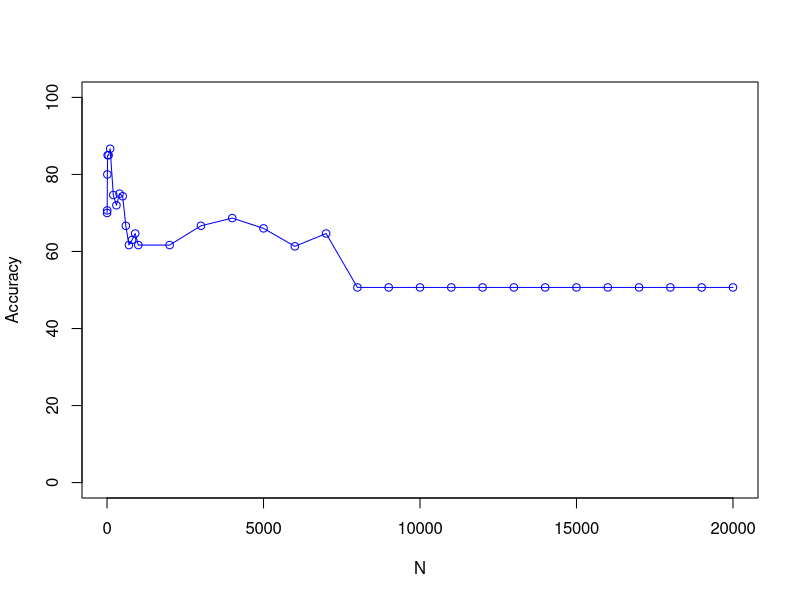

Generate this figure with R:
 x <- c(1, 5, 10, 20, 50, 100, 200, 300, 400, 500, 600, 700, 800, 900, 1000, 2000, 3000, 4000, 5000, 6000, 7000, 8000, 9000, 10000, 11000, 12000, 13000, 14000, 15000, 16000, 17000, 18000, 19000, 20000)
 y <- c(70.0, 70.66666666666667, 80.0, 85.0, 85.0, 86.66666666666667, 74.66666666666667, 72.0, 75.0, 74.33333333333333, 66.66666666666667, 61.666666666666664, 63.0, 64.66666666666667, 61.666666666666664, 61.666666666666664, 66.66666666666667, 68.66666666666667, 66.0, 61.333333333333336, 64.66666666666667, 50.666666666666664, 50.666666666666664, 50.666666666666664, 50.666666666666664, 50.666666666666664, 50.666666666666664, 50.666666666666664, 50.666666666666664, 50.666666666666664, 50.666666666666664, 50.666666666666664, 50.666666666666664, 50.666666666666664)
 plot(x, y, type='o', pch=1, col="blue", xlab="N", ylab="Accuracy", ylim=c(0, 100), xlim=c(0,20000))